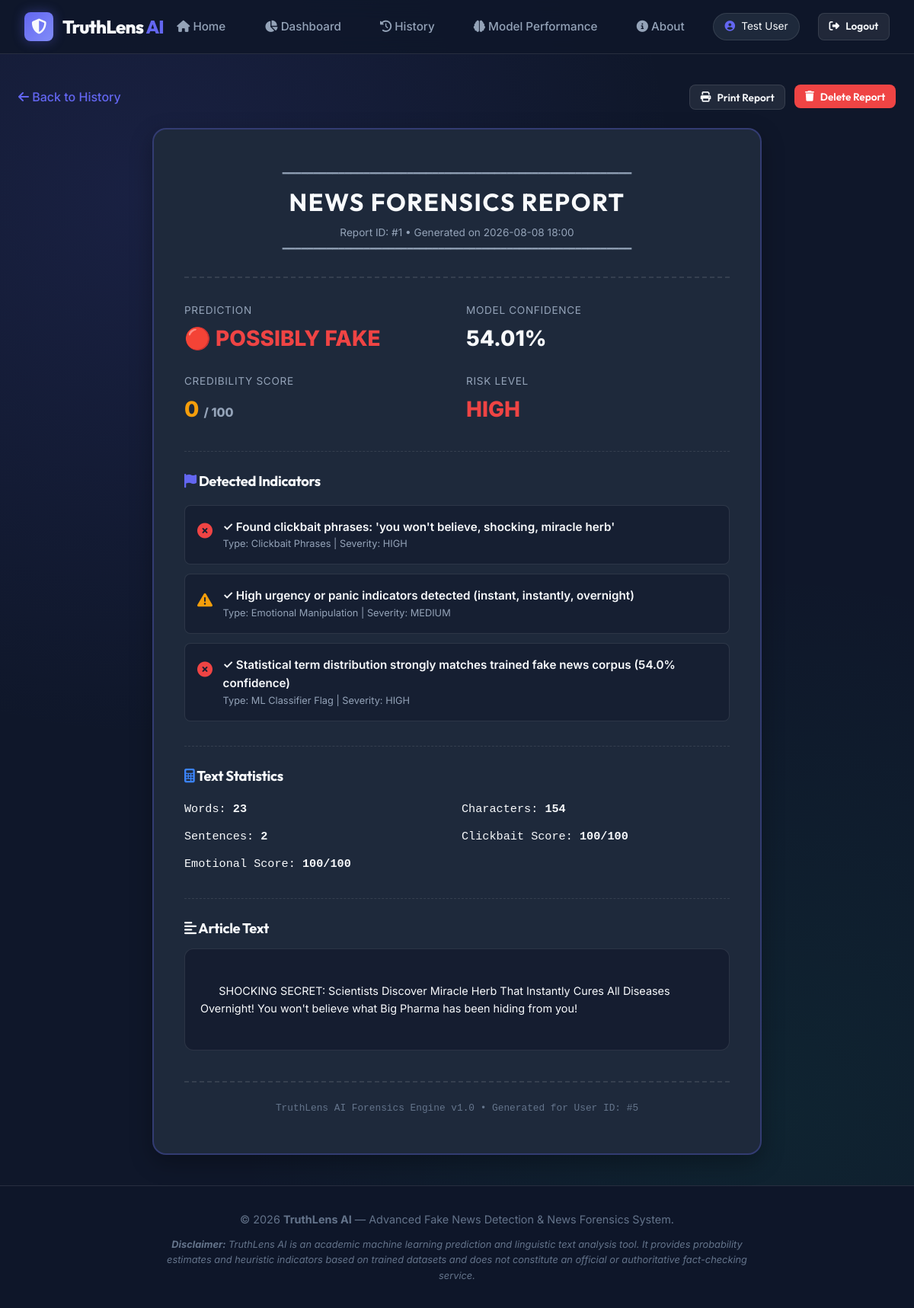
Page /report/1 (signed in) on the committed database.
### tables this page shows
CREATE TABLE predictions (
            id INTEGER PRIMARY KEY AUTOINCREMENT,
            user_id INTEGER NOT NULL,
            news_text TEXT NOT NULL,
            prediction TEXT NOT NULL,
            confidence REAL NOT NULL,
            credibility_score INTEGER NOT NULL,
            risk_level TEXT NOT NULL,
            clickbait_score INTEGER NOT NULL,
            emotional_score INTEGER NOT NULL,
            word_count INTEGER NOT NULL,
            character_count INTEGER NOT NULL,
            sentence_count INTEGER NOT NULL,
            created_at TIMESTAMP DEFAULT CURRENT_TIMESTAMP,
            FOREIGN KEY (user_id) REFERENCES users (id) ON DELETE CASCADE
        );

CREATE TABLE detected_indicators (
            id INTEGER PRIMARY KEY AUTOINCREMENT,
            prediction_id INTEGER NOT NULL,
            indicator_type TEXT NOT NULL,
            indicator_text TEXT NOT NULL,
            severity TEXT NOT NULL,
            FOREIGN KEY (prediction_id) REFERENCES predictions (id) ON DELETE CASCADE
        );

### app.py (the view)
@app.route('/report/<int:id>')
@login_required
def report(id):
    user_id = session['user_id']
    record = get_prediction_by_id(id, user_id)
    if not record:
        flash('Report not found or you do not have permission to view it.', 'danger')
        return redirect(url_for('history'))
    credibility_data = calculate_credibility_score(
        record['prediction'], record['confidence'],
        {'score': record['clickbait_score']},
        {'score': record['emotional_score']},
        {'uppercase_ratio': 0, 'exclamation_count': 0, 'word_count': record['word_count']}
    )
    stats = {
        'word_count': record['word_count'],
        'character_count': record['character_count'],
        'sentence_count': record['sentence_count']
    }
    return render_template('report.html', record=record, credibility=credibility_data, stats=stats)

### app.py (called while the page is built)
def login_required(f):
    @wraps(f)
    def decorated_function(*args, **kwargs):
        if 'user_id' not in session:
            flash('Please log in to access this page.', 'warning')
            return redirect(url_for('login'))
        return f(*args, **kwargs)
    return decorated_function

@app.context_processor
def inject_user():
    return {
        'logged_in': 'user_id' in session,
        'user_name': session.get('user_name', ''),
        'user_id': session.get('user_id', None)
    }

### database.py (called while the page is built)
def get_db_connection():
    conn = sqlite3.connect(Config.DATABASE_PATH)
    conn.row_factory = sqlite3.Row
    return conn

def get_prediction_by_id(prediction_id, user_id):
    conn = get_db_connection()
    cursor = conn.cursor()
    cursor.execute("SELECT * FROM predictions WHERE id = ? AND user_id = ?", (prediction_id, user_id))
    pred_row = cursor.fetchone()
    if not pred_row:
        conn.close()
        return None
    pred_dict = dict(pred_row)
    cursor.execute("SELECT * FROM detected_indicators WHERE prediction_id = ?", (prediction_id,))
    indicator_rows = cursor.fetchall()
    conn.close()
    pred_dict['indicators'] = [dict(row) for row in indicator_rows]
    return pred_dict

### templates/report.html (shortened to what this page needs)
{% extends 'base.html' %}
{% block content %}
<div class="no-print" style="margin-bottom: 1.5rem; display: flex; justify-content: space-between; align-items: center;">
  <a href="{{ url_for('history') }}" style="font-weight: 500;"><i class="fa-solid fa-arrow-left"></i> Back to History</a>
  <div style="display: flex; gap: 0.75rem;">
    <button onclick="window.print()" class="btn btn-secondary btn-sm"><i class="fa-solid fa-print"></i> Print Report</button>
    <form action="{{ url_for('delete_record', id=record.id) }}" method="POST" class="delete-form">
      <button type="submit" class="btn btn-danger btn-sm"><i class="fa-solid fa-trash"></i> Delete Report</button>
    </form>
  </div>
</div>
<div class="glass-card" style="max-width: 800px; margin: 0 auto; border: 2px solid var(--border-glow); padding: 3rem 2.5rem;">
  <div style="text-align: center; border-bottom: 2px dashed var(--border-color); padding-bottom: 1.5rem; margin-bottom: 2rem;">
    <p style="font-family: monospace; font-size: 0.85rem; color: var(--text-muted);">━━━━━━━━━━━━━━━━━━━━━━━━━━━━━━━━━━━━━━━━━━━━━━━━━━━━━━━━</p>
    <h1 style="font-size: 2rem; letter-spacing: 0.05em;">NEWS FORENSICS REPORT</h1>
    <p style="font-size: 0.85rem; color: var(--text-muted); margin-top: 0.25rem;">Report ID: #{{ record.id }} • Generated on {{ record.created_at[:16] }}</p>
    <p style="font-family: monospace; font-size: 0.85rem; color: var(--text-muted);">━━━━━━━━━━━━━━━━━━━━━━━━━━━━━━━━━━━━━━━━━━━━━━━━━━━━━━━━</p>
  </div>
  <div style="display: grid; grid-template-columns: 1fr 1fr; gap: 1.5rem; margin-bottom: 2rem;">
    <div>
      <div style="font-size: 0.85rem; color: var(--text-muted); text-transform: uppercase; letter-spacing: 0.05em;">Prediction</div>
      <div style="font-size: 1.75rem; font-weight: 800; color: {% if record.prediction == 'FAKE' %}var(--fake-color){% else %}var(--real-color){% endif %}; margin-top: 0.2rem;">
        {% if record.prediction == 'FAKE' %}🔴 POSSIBLY FAKE{% else %}🟢 LIKELY REAL{% endif %}
      </div>
    </div>
    <div>
      <div style="font-size: 0.85rem; color: var(--text-muted); text-transform: uppercase; letter-spacing: 0.05em;">Model Confidence</div>
      <div style="font-size: 1.75rem; font-weight: 800; color: var(--text-main); margin-top: 0.2rem;">
        {{ record.confidence }}%
      </div>
    </div>
    <div>
      <div style="font-size: 0.85rem; color: var(--text-muted); text-transform: uppercase; letter-spacing: 0.05em;">Credibility Score</div>
      <div style="font-size: 1.75rem; font-weight: 800; color: var(--warning-color); margin-top: 0.2rem;">
        {{ record.credibility_score }} <span style="font-size: 1rem; color: var(--text-muted);">/ 100</span>
      </div>
    </div>
    <div>
      <div style="font-size: 0.85rem; color: var(--text-muted); text-transform: uppercase; letter-spacing: 0.05em;">Risk Level</div>
      <div style="font-size: 1.75rem; font-weight: 800; color: {% if record.risk_level == 'HIGH' %}var(--fake-color){% elif record.risk_level == 'MEDIUM' %}var(--warning-color){% else %}var(--real-color){% endif %}; margin-top: 0.2rem;">
        {{ record.risk_level }}
      </div>
    </div>
  </div>
  <div style="margin-bottom: 2rem; padding-top: 1.5rem; border-top: 1px dashed var(--border-color);">
    <h3 style="font-size: 1.15rem; margin-bottom: 1rem; color: var(--text-main);">
      <i class="fa-solid fa-flag" style="color: var(--primary);"></i> Detected Indicators
    </h3>
    {% if record.indicators %}
      {% for ind in record.indicators %}
        <div class="indicator-item">
          <div class="indicator-icon">
            {% if ind.severity == 'HIGH' %}
              <i class="fa-solid fa-circle-xmark" style="color: var(--fake-color);"></i>
            {% elif ind.severity == 'MEDIUM' %}
              <i class="fa-solid fa-triangle-exclamation" style="color: var(--warning-color);"></i>
            {% else %}
              <i class="fa-solid fa-circle-info" style="color: var(--info-color);"></i>
            {% endif %}
          </div>
          <div>
            <div style="font-weight: 600; font-size: 0.95rem;">✓ {{ ind.indicator_text }}</div>
            <div style="font-size: 0.8rem; color: var(--text-muted);">Type: {{ ind.indicator_type }} | Severity: {{ ind.severity }}</div>
          </div>
        </div>
      {% endfor %}
    {% else %}
      <p style="color: var(--real-color); font-size: 0.95rem;">✓ No suspicious language or formatting indicators detected.</p>
    {% endif %}
  </div>
  <div style="margin-bottom: 2rem; padding-top: 1.5rem; border-top: 1px dashed var(--border-color);">
    <h3 style="font-size: 1.15rem; margin-bottom: 1rem; color: var(--text-main);">
      <i class="fa-solid fa-calculator" style="color: var(--info-color);"></i> Text Statistics
    </h3>
    <div style="display: grid; grid-template-columns: 1fr 1fr; gap: 0.75rem; font-size: 0.95rem; font-family: monospace;">
      <div>Words: <strong>{{ record.word_count }}</strong></div>
      <div>Characters: <strong>{{ record.character_count }}</strong></div>
      <div>Sentences: <strong>{{ record.sentence_count }}</strong></div>
      <div>Clickbait Score: <strong>{{ record.clickbait_score }}/100</strong></div>
      <div>Emotional Score: <strong>{{ record.emotional_score }}/100</strong></div>
    </div>
  </div>
  <div style="padding-top: 1.5rem; border-top: 1px dashed var(--border-color);">
    <h3 style="font-size: 1.15rem; margin-bottom: 0.75rem; color: var(--text-main);">
      <i class="fa-solid fa-align-left"></i> Article Text
    </h3>
    <div style="background: rgba(15, 23, 42, 0.6); padding: 1.25rem; border-radius: var(--radius-md); border: 1px solid var(--border-color); font-size: 0.9rem; line-height: 1.6; white-space: pre-wrap;">
      {{ record.news_text }}
    </div>
  </div>
  <div style="text-align: center; margin-top: 2.5rem; border-top: 2px dashed var(--border-color); padding-top: 1.5rem;">
    <p style="font-family: monospace; font-size: 0.8rem; color: var(--text-dim);">
      TruthLens AI Forensics Engine v1.0 • Generated for User ID: #{{ record.user_id }}
    </p>
  </div>
</div>
{% endblock %}

### static/css/style.css (style rules this page uses)
:root { --bg-dark: #0f172a; --bg-card: #1e293b; --bg-card-hover: #334155; --bg-glass: rgba(30, 41, 59, 0.7); --border-color: rgba(255, 255, 255, 0.1); --border-glow: rgba(99, 102, 241, 0.3); --primary: #6366f1; --primary-hover: #4f46e5; --primary-glow: rgba(99, 102, 241, 0.4); --real-color: #10b981; --real-glow: rgba(16, 185, 129, 0.3); --fake-color: #ef4444; --fake-glow: rgba(239, 68, 68, 0.3); --warning-color: #f59e0b; --warning-glow: rgba(245, 158, 11, 0.3); --info-color: #3b82f6; --text-main: #f8fafc; --text-muted: #94a3b8; --text-dim: #64748b; --font-heading: 'Outfit', sans-serif; --font-body: 'Inter', sans-serif; --radius-sm: 8px; --radius-md: 12px; --radius-lg: 18px; --radius-xl: 24px; --transition-fast: all 0.2s cubic-bezier(0.4, 0, 0.2, 1); --transition-normal: all 0.3s cubic-bezier(0.4, 0, 0.2, 1); }
* { margin: 0; padding: 0; box-sizing: border-box; }
body { font-family: var(--font-body); background-color: var(--bg-dark); color: var(--text-main); line-height: 1.6; min-height: 100vh; display: flex; flex-direction: column; background-image: radial-gradient(circle at 15% 15%, rgba(99, 102, 241, 0.12) 0%, transparent 40%), radial-gradient(circle at 85% 85%, rgba(16, 185, 129, 0.08) 0%, transparent 40%); background-attachment: fixed; }
a { color: var(--primary); text-decoration: none; transition: var(--transition-fast); }
h1, h2, h3, h4, h5, h6 { font-family: var(--font-heading); color: var(--text-main); font-weight: 700; letter-spacing: -0.02em; }
.glass-card { background: var(--bg-card); border: 1px solid var(--border-color); border-radius: var(--radius-lg); padding: 2rem; box-shadow: 0 10px 30px rgba(0, 0, 0, 0.3); transition: var(--transition-normal); position: relative; overflow: hidden; }
.btn { display: inline-flex; align-items: center; justify-content: center; gap: 0.5rem; padding: 0.75rem 1.75rem; font-family: var(--font-heading); font-size: 1rem; font-weight: 600; border-radius: var(--radius-md); border: none; cursor: pointer; transition: var(--transition-fast); text-decoration: none; }
.btn-secondary { background: rgba(255, 255, 255, 0.08); color: var(--text-main); border: 1px solid var(--border-color); }
.btn-danger { background: var(--fake-color); color: #fff; }
.btn-sm { padding: 0.4rem 0.85rem; font-size: 0.85rem; border-radius: var(--radius-sm); }
.indicator-item { display: flex; align-items: flex-start; gap: 0.85rem; padding: 1rem; background: rgba(15, 23, 42, 0.5); border: 1px solid var(--border-color); border-radius: var(--radius-sm); margin-bottom: 0.75rem; }
.indicator-icon { font-size: 1.25rem; margin-top: 0.1rem; }

### rows in the picture
predictions: id "1", created_at "2026-08-08 18:00", confidence "54.01", credibility_score "0", risk_level "HIGH", word_count "23", character_count "154", sentence_count "2", clickbait_score "100", emotional_score "100", news_text "SHOCKING SECRET: Scientists Discover Miracle Herb That Instantly Cures All Diseases Overnight! You won't believe what Big Pharma has been hiding from you!", user_id "5"
detected_indicators: indicator_text "Found clickbait phrases: 'you won't believe, shocking, miracle herb'", indicator_type "Clickbait Phrases", severity "HIGH"
detected_indicators: indicator_text "High urgency or panic indicators detected (instant, instantly, overnight)", indicator_type "Emotional Manipulation", severity "MEDIUM"
detected_indicators: indicator_text "Statistical term distribution strongly matches trained fake news corpus (54.0% confidence)", indicator_type "ML Classifier Flag", severity "HIGH"

### other values in the picture
{{ user_name }} "Test User"
